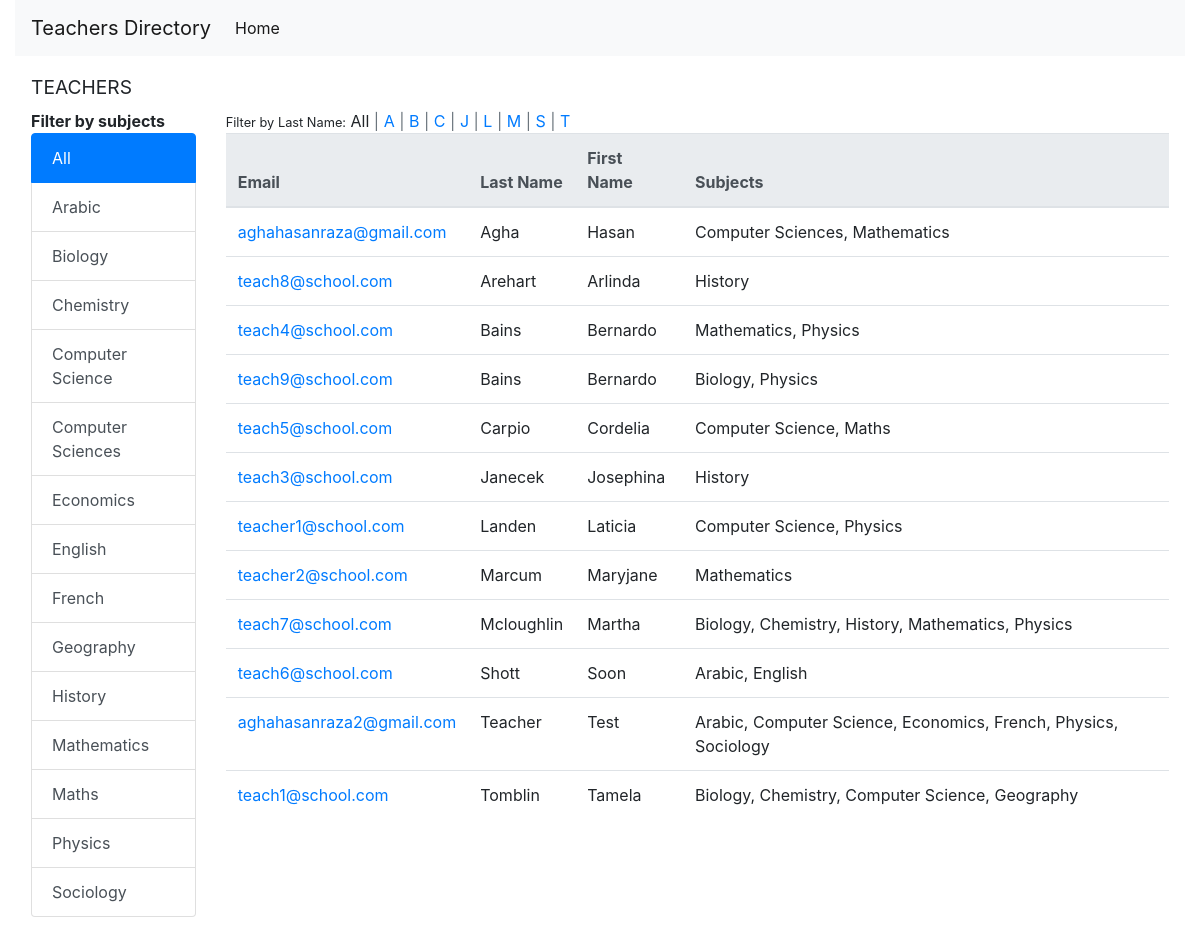
The page / on the database its author committed.
### account/models.py (models this page shows, shortened)
class Subject(models.Model):
    subject = models.CharField(max_length=100)
    is_active = models.BooleanField(default=True)
    created_on = models.DateField(auto_now_add=True)
    updated_on = models.DateField(auto_now=True)
    def __str__(self):
        return self.subject

class Teacher(models.Model):
    first_name = models.CharField(max_length=100)
    last_name = models.CharField(max_length=100)
    email = models.CharField(max_length=100, blank=True, unique=True)
    phone = models.CharField(max_length=20, blank=True)
    room_number = models.CharField(max_length=20, blank=True)
    image = models.ImageField(upload_to='user-profile-images', blank=True)
    is_active = models.BooleanField(default=True)
    subjects = models.ManyToManyField('account.Subject', related_name='teacher_subjects', blank=True)
    created_on = models.DateField(auto_now_add=True)
    updated_on = models.DateField(auto_now=True)
    class Meta:
        verbose_name = 'Teacher'
        verbose_name_plural = 'Teachers'
    def get_subjects(self):
        return [subject.subject for subject in self.subjects.filter(is_active=True).order_by('subject')]

### account/views/__init__.py (the view)
# urls.py: path("", HomeView.as_view(), name="home"),
class HomeView(TemplateView):
    template_name = "account/home.html"
    def get_context_data(self, **kwargs):
        ctx = super().get_context_data(**kwargs)
        teachers = Teacher.objects.filter(is_active=True).order_by('last_name')
        filtered_letters = self.get_filtered_letters(teachers)
        filter_by_subject = self.request.GET.get('fs')
        filter_by_letter = self.request.GET.get('fl')
        if filter_by_subject:
            teachers = teachers.filter(subjects__id=filter_by_subject)
        if filter_by_letter:
            teachers = teachers.filter(last_name__istartswith=filter_by_letter[0])
        ctx['teachers'] = teachers
        ctx['subjects'] = Subject.objects.filter(is_active=True).order_by('subject')
        ctx['filtered_letters'] = filtered_letters
        ctx['filter_by_subject'] = int(filter_by_subject) if filter_by_subject else None
        ctx['filter_by_letter'] = filter_by_letter
        return ctx
    def get_filtered_letters(self, teachers):
        arr = []
        for teacher in teachers:
            if teacher.last_name[0] not in arr:
                arr.append(teacher.last_name[0])
        return arr

### account/templates/account/home.html
{% extends 'base.html' %}
{% load static %}
{% block content %}
<h4><small>TEACHERS</small></h4>
<div class="row">
	<div class="col-sm-2 sidenav">
	    <strong>Filter by subjects</strong>
	    <ul class="list-group">
	    	<a href="{% url 'account:home' %}" class="list-group-item list-group-item-action {% if filter_by_subject is None %}active{% endif %}">
				All
			</a>
	    	{% for subject in subjects %}
				<a href="{% url 'account:home' %}?fs={{ subject.pk }}" class="list-group-item list-group-item-action {% if filter_by_subject == subject.pk %}active{% endif %}">
					{{ subject }}
				</a>
			{% endfor %}
		</ul>
	</div>
	<div class="col-sm-10">
		<small>Filter by Last Name:</small>
		{% if filter_by_letter is None %}All{% else %}<a href="{% url 'account:home' %}">All</a>{% endif %}
		{% for letter in filtered_letters %}
			<span class="text-muted">|</span> {% if filter_by_letter.upper == letter %}{{ letter }}{% else %}<a href="{% url 'account:home' %}?fl={{ letter }}">{{ letter }}</a>{% endif %}
		{% endfor %}
		<table class="table">
			<thead class="thead-light">
				<tr>
					<th scope="col">Email</th>
					<th scope="col">Last Name</th>
					<th scope="col">First Name</th>
					<th scope="col">Subjects</th>
				</tr>
			</thead>
			<tbody>
				{% if teachers %}
					{% for teacher in teachers %}
					<tr>
						<td><a href="{% url 'account:teacher-details' pk=teacher.pk %}">{{ teacher.email }}</a></td>
						<td>{{ teacher.last_name }}</td>
						<td>{{ teacher.first_name }}</td>
						<td>{{ teacher.get_subjects|join:", " }}</td>
					</tr>
					{% endfor %}
				{% else %}
				<tr>
					<td colspan="4">No record found</td>
				</tr>
				{% endif %}
			</tbody>
		</table>
	</div>
</div>
{% endblock %}

### templates/base.html (shortened to what this page needs)
{% load static %}
<!DOCTYPE html>
<html lang="en">
    <head>
        <link rel="stylesheet" href="https://stackpath.bootstrapcdn.com/bootstrap/4.3.1/css/bootstrap.min.css">
    </head>
    <body>
        <div class="container-fluid">
        	<nav class="navbar navbar-expand-lg navbar-light bg-light">
			    <a class="navbar-brand" href="#">
			        Teachers Directory
			    </a>
			    <div class="collapse navbar-collapse" id="navbarSupportedContent">
			        <ul class="navbar-nav mr-auto">
			            <li class="nav-item {% if request.resolver_match.url_name == 'home' %}active{% endif %}">
			                <a class="nav-link" href="{% url 'account:home' %}">
			                    Home
			                </a>
			            </li>
			        </ul>
			    </div>
			</nav>
            <div class="content p-3">
                {% block content %}{% endblock %}
            </div>
        </div>
    </body>
</html>

### rows shown on the page
Subject: subject "Arabic"
Subject: subject "Biology"
Subject: subject "Chemistry"
Subject: subject "Computer Science"
Subject: subject "Computer Sciences"
Subject: subject "Economics"
Subject: subject "English"
Subject: subject "French"
Subject: subject "Geography"
Subject: subject "History"
Subject: subject "Mathematics"
Subject: subject "Maths"
Subject: subject "Physics"
Subject: subject "Sociology"
Teacher: email "aghahasanraza@gmail.com", last_name "Agha", first_name "Hasan", get_subjects "Computer Sciences, Mathematics"
Teacher: email "teach8@school.com", last_name "Arehart", first_name "Arlinda", get_subjects "History"
Teacher: email "teach4@school.com", last_name "Bains", first_name "Bernardo", get_subjects "Mathematics, Physics"
Teacher: email "teach9@school.com", last_name "Bains", first_name "Bernardo", get_subjects "Biology, Physics"
Teacher: email "teach5@school.com", last_name "Carpio", first_name "Cordelia", get_subjects "Computer Science, Maths"
Teacher: email "teach3@school.com", last_name "Janecek", first_name "Josephina", get_subjects "History"
Teacher: email "teacher1@school.com", last_name "Landen", first_name "Laticia", get_subjects "Computer Science, Physics"
Teacher: email "teacher2@school.com", last_name "Marcum", first_name "Maryjane", get_subjects "Mathematics"
Teacher: email "teach7@school.com", last_name "Mcloughlin", first_name "Martha", get_subjects "Biology, Chemistry, History, Mathematics, Physics"
Teacher: email "teach6@school.com", last_name "Shott", first_name "Soon", get_subjects "Arabic, English"
Teacher: email "aghahasanraza2@gmail.com", last_name "Teacher", first_name "Test", get_subjects "Arabic, Computer Science, Economics, French, Physics, Sociology"
Teacher: email "teach1@school.com", last_name "Tomblin", first_name "Tamela", get_subjects "Biology, Chemistry, Computer Science, Geography"

### other values the page prints
{{ letter }} "A" "B" "C" "J" "L" "M" "S" "T"
